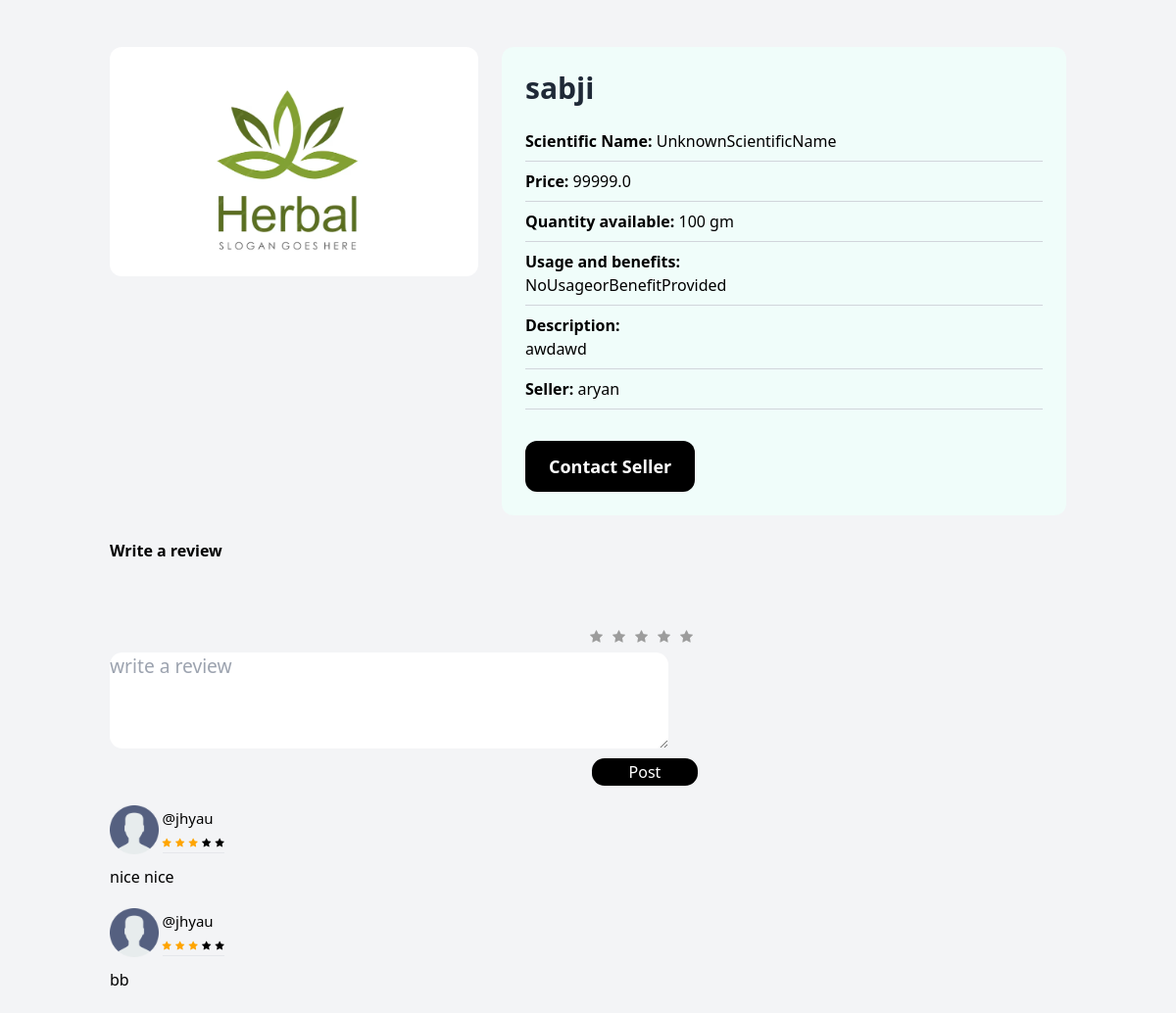
Page /4/ on the committed database.
### item/models.py (models this page shows, shortened)
class Item(models.Model):
    category = models.ForeignKey(Category, related_name='items', on_delete=models.CASCADE)
    name = models.CharField(max_length=255)
    scientific_name = models.CharField(max_length=255, default='')
    description = models.TextField(blank=True, null=True)
    usage_and_benefits = models.TextField(default='', blank=False, null=False)
    price = models.CharField(max_length=255)
    quantity_available = models.CharField(max_length=255)
    image = models.ImageField(upload_to='item_images', blank=True, null=True)
    is_sold = models.BooleanField(default=False)
    created_by = models.ForeignKey(User, related_name='items', on_delete=models.CASCADE)
    created_at = models.DateTimeField(auto_now_add=True)
    discount = models.DecimalField(max_digits=5, decimal_places=2, default=0)  # New field for discount
    discounted_price = models.DecimalField(max_digits=10, decimal_places=2, null=True, blank=True)

class  review(models.Model):
    user = models.ForeignKey(User, on_delete=models.CASCADE)
    item = models.ForeignKey(Item, on_delete=models.CASCADE)
    review_desp = models.CharField(max_length=100)
    rating = models.IntegerField()

### item/views.py (the view)
# urls.py: path('<int:pk>/', views.detail, name='detail'),
def detail(request, pk):
    item = get_object_or_404(Item, pk=pk)
    reviews = review.objects.filter(item=item)
    item_image_gallery = ItemImageGallery.objects.filter(item=item).first()
    if request.method == 'POST':
        star_rating = request.POST.get('rating')
        item_review = request.POST.get('item_review')
        review.objects.create(user=request.user, item=item, rating=star_rating, review_desp=item_review)
    return render(request, 'item/detail.html', {
        'item': item,
        'reviews': reviews,
        'item_image_gallery': item_image_gallery,
    })

### item/templates/item/detail.html (shortened to what this page needs)
<!DOCTYPE html>
<html lang="en">
<head>
    <script src="https://cdn.tailwindcss.com"></script>
</head>
<body class="container mx-auto mt-6 p-6 bg-gray-100 rounded-xl">
    <div class="grid grid-cols-1 md:grid-cols-2 lg:grid-cols-5 gap-6">
        <div class="md:col-span-2">
            <img src="{{ item.image.url }}" alt="{{ item.name }}" class="rounded-xl w-full">
        </div>
        <div class="md:col-span-3 p-6 bg-teal-50 rounded-xl">
            <h1 class="mb-6 text-3xl font-bold text-gray-800">{{ item.name }}</h1>
            <div class="details">
                <p class="detail-item text-black"><strong>Scientific Name: </strong>{{ item.scientific_name }}</p>
                <hr class="my-2 border-gray-300">
                <p class="detail-item text-black"><strong>Price: </strong>{{ item.price }}</p>
                <hr class="my-2 border-gray-300">
                <p class="detail-item text-black"><strong>Quantity available: </strong>{{ item.quantity_available }}</p>
                <hr class="my-2 border-gray-300">
                {% if item.usage_and_benefits %}
                <p class="detail-item text-black">
                    <strong class="text-black">Usage and benefits: </strong><br>
                    {{ item.usage_and_benefits }}
                </p>
                <hr class="my-2 border-gray-300">
                {% endif %}
                {% if item.description %}
                <p class="detail-item text-black">
                    <strong class="text-black">Description: </strong><br>
                    {{ item.description }}
                </p>
                <hr class="my-2 border-gray-300">
                {% endif %}
                <p class="detail-item text-black"><strong>Seller: </strong>{{ item.created_by }}</p>
                <hr class="my-2 border-gray-300">
                {% if request.user == item.created_by %}
                    <a href="{% url 'item:edit' item.id %}"
                        class="inline-block mt-6 px-6 py-3 text-lg font-semibold bg-teal-500 text-white rounded-xl">Edit Item
                    </a>
                    <a href="{% url 'item:delete' item.id %}"
                        class="inline-block mt-6 px-6 py-3 text-lg font-semibold bg-black text-white rounded-xl">Delete Item
                    </a>
                {% else %}
                    <a href="#" class="inline-block mt-6 px-6 py-3 text-lg font-semibold bg-black text-white rounded-xl hover:bg-gray-800"
                        target="_blank">Contact Seller</a>
                {% endif %}
            </div>
        </div>
        <div>
        {% include 'item/rating.html'%}
    </div>
</body>
</html>

### item/templates/item/rating.html (shortened to what this page needs)
<!DOCTYPE html>
<html lang="en">
{% load static %}
<head>
  <link rel="stylesheet" href="https://cdnjs.cloudflare.com/ajax/libs/font-awesome/4.7.0/css/font-awesome.min.css">
</head>
<body>
  <div class="form_parent">
    <p style="font-weight:600;">Write a review</p>
    <form method="Post">
      <div class="rating">
        <label class="star" for="star5" title="Awesome" aria-hidden="true"></label>
        <label class="star" for="star4" title="Great" aria-hidden="true"></label>
        <label class="star" for="star3" title="Very good" aria-hidden="true"></label>
        <label class="star" for="star2" title="Good" aria-hidden="true"></label>
        <label class="star" for="star1" title="Bad" aria-hidden="true"></label>
      </div>
      <div class="comment_box">
        <textarea name="item_review" placeholder="write a review" rows="6" cols="50" id="review-text"
          required></textarea>
        <input type="submit" class="post_btn" value="Post">
      </div>
    </form>
    {% for x in reviews%}
    <div class="comment_body">
      <div class="comment_user">
        <div style="border-radius:50%; height: 50px; width: 50px;">
          <img src="{% static './dashboard/images/user.png'%}" style="height: 100%; width: 100%; object-fit: cover;">
        </div>
        <div class="user_rat_info">
          <h1> @{{x.user}}</h1>
          <div class="rating_star">
            {% if x.rating > 0 %}
            <i class="fa fa-star {% if x.rating  < 1 %} no-checked {% else %} checked {% endif %} " id="check-star"></i>
            <i class="fa fa-star {% if x.rating  < 2 %} no-checked {% else %} checked {% endif %} " id="check-star"></i>
            <i class="fa fa-star {% if x.rating  < 3 %} no-checked {% else %} checked {% endif %} " id="check-star"></i>
            <i class="fa fa-star {% if x.rating  < 4 %} no-checked {% else %} checked {% endif %} " id="check-star"></i>
            <i class="fa fa-star {% if x.rating  < 5 %} no-checked {% else %} checked {% endif %} " id="check-star"></i>
            <hr>
            {% endif %}
          </div>
        </div>
      </div>
      <div class="comment">
        <span>{{x.review_desp}}</span>
      </div>
    </div>
    {%endfor%}
  </div>
</body>
</html>

### item/templates/item/rating.html (style rules this page uses)
.checked { color: orange; }
.rating { margin-top: 40px; border: none; float: left; }
.rating>label { color: #9C9C9C; font-size: 7px; float: right; }
.form_parent { display: flex; flex-flow: column wrap; gap: 2vmin; }
.form_parent form { display: flex; flex-flow: column wrap; }
.post_btn { align-self: flex-end; margin-top: 1vmin; border-radius: 0.8rem; border: none; font-size: 1rem; display: flex; justify-content: center; align-items: center; color: white; background-color: black; height: 2.3vmax; width: 9vmax; }
.rating>label:before { margin: 5px; font-size: 2em; font-family: FontAwesome; content: "\f005"; display: inline-block; }
#check-star { font-size: 10px; }
.comment_body { display: flex; flex-flow: column wrap; gap: 1vmin; }
.comment_user { display: flex; align-items: center; flex-wrap: wrap; gap: 0.3vmax; }
.comment_user h1 { color: black; font-size: 15px; }
.comment { color: black; font-size: 16px; }
.user_rat_info { display: flex; flex-flow: column wrap; }
.form_parent form { width: 70%; display: flex; flex-flow: column wrap; }
.form_parent form textarea { display: flex; width: 570px; height: 98px; border-radius: 0.8rem; font-size: 1.2rem; }
.comment_box { display: flex; flex-flow: column wrap; width: 600px; }

### rows in the picture
Item: image (picture), name "sabji", scientific_name "UnknownScientificName", price "99999.0", quantity_available "100 gm", usage_and_benefits "NoUsageorBenefitProvided", description "awdawd", created_by "aryan"
review: user "jhyau", review_desp "nice nice"
review: user "jhyau", review_desp "bb"
